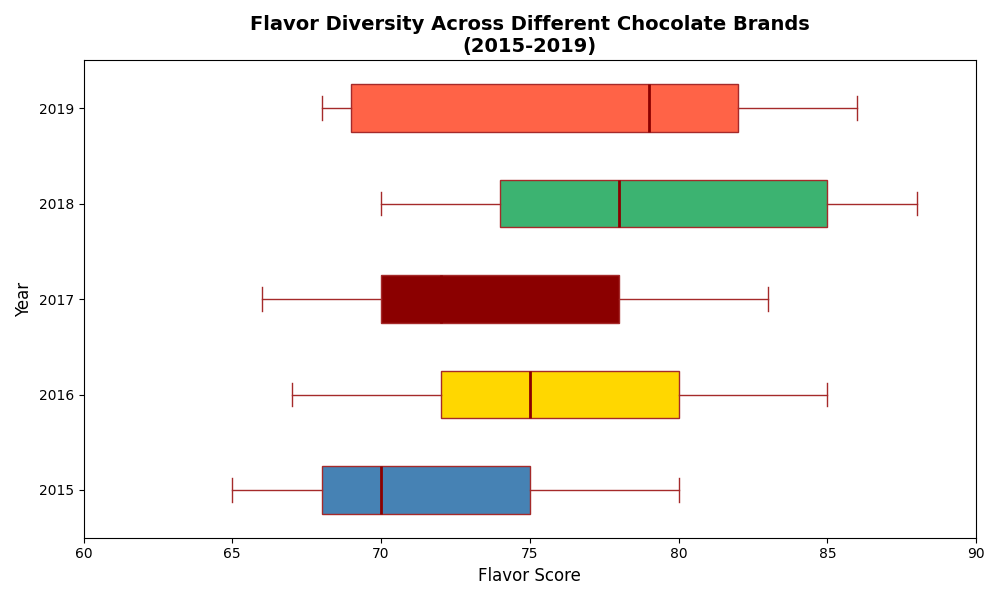

Source code (Python):
import matplotlib.pyplot as plt

chocolate_brands = ["CocoaHeaven", "ChocoDelight", "SweetCocoa", "DarkFantasy", "ChocoTwist"]
years = ["2015", "2016", "2017", "2018", "2019"]

chocolate_data = {
    "CocoaHeaven": [75, 80, 78, 85, 82],
    "ChocoDelight": [70, 75, 72, 78, 79],
    "SweetCocoa": [68, 72, 70, 74, 69],
    "DarkFantasy": [80, 85, 83, 88, 86],
    "ChocoTwist": [65, 67, 66, 70, 68],
}

box_data = [list(year_data) for year_data in zip(*chocolate_data.values())]

fig, ax = plt.subplots(figsize=(10, 6))

bplot = ax.boxplot(box_data, vert=False, patch_artist=True, notch=False,
                   boxprops=dict(color='brown'),
                   whiskerprops=dict(color='brown'),
                   capprops=dict(color='brown'),
                   medianprops=dict(color='darkred', linewidth=2),
                   flierprops=dict(markerfacecolor='blue', marker='o', markersize=8, linestyle='none'))

# Shuffling the colors manually for the box plots
colors = ['#4682B4', '#FFD700', '#8B0000', '#3CB371', '#FF6347']
for patch, color in zip(bplot['boxes'], colors):
    patch.set_facecolor(color)

ax.set_yticklabels(years)
ax.set_ylabel('Year', fontsize=12)
ax.set_xlabel('Flavor Score', fontsize=12)
ax.set_title('Flavor Diversity Across Different Chocolate Brands\n(2015-2019)', fontsize=14, fontweight='bold')

ax.set_xlim(60, 90)

plt.tight_layout()
plt.show()
